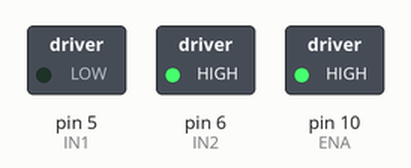
Simulated run of this sketch. Board: Arduino Uno, built with avr-gcc and run on an emulated ATmega328P. On the bench: switched loads named in the sketch (green lamp = pin HIGH).

Above: at 0.1 s.
Timing chart, 0 to 1.6 s (numbered marks = the images above):
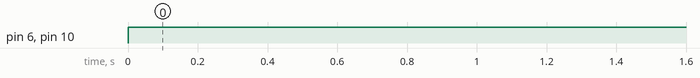

The sketch:

test_dc_motor.ino
```cpp
//#include <SoftPWM.h>

//#define ENA A0  // Broche PWM
int ENA = 10;
int IN1 = 5;  // Direction
int IN2 = 6;   // Direction

void setup() {
    //SoftPWMBegin(); // Initialise SoftPWM
    //SoftPWMSet(ENA, 0); // Met le moteur à l'arrêt
    //pinMode(ENA, OUTPUT);
    pinMode(IN1, OUTPUT);
    pinMode(IN2, OUTPUT);
}

void loop() {

    digitalWrite(IN1, 0);
    digitalWrite(IN2, 1);
    //SoftPWMSet(ENA, 255);
    analogWrite(ENA, 255);

    //delay(20000); // Attendre 3 secondes

        // Arrêter le moteur
    //SoftPWMSet(ENA, 0);
    //delay(10000);


    //digitalWrite(IN1, LOW);
    //digitalWrite(IN2, HIGH);
    //SoftPWMSet(ENA, 250);
    //analogWrite(ENA, 250);

    //delay(20000); // Attendre 3 secondes


}
```

Measured:
- by itself, pin 6 (IN2), pin 10 (ENA): LOW → HIGH at 0.00 s
